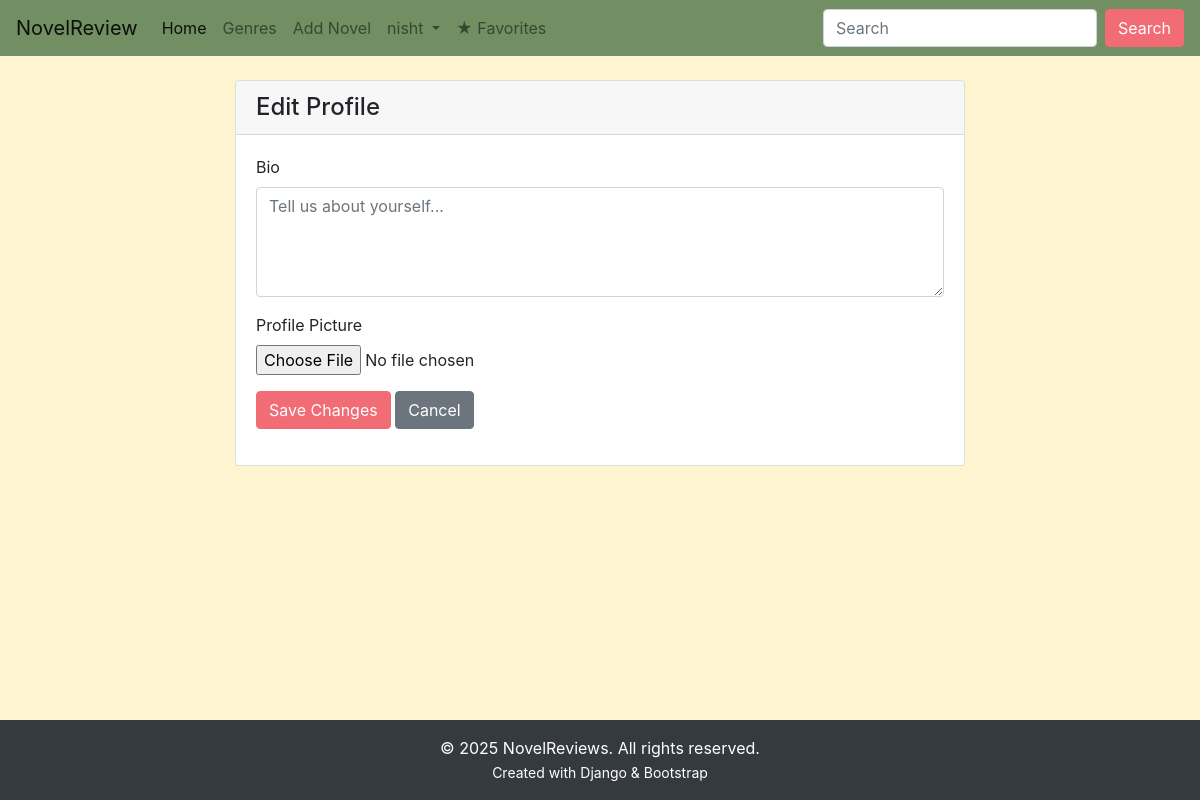
The page /profile/edit/ (signed in) on the database as committed earlier.
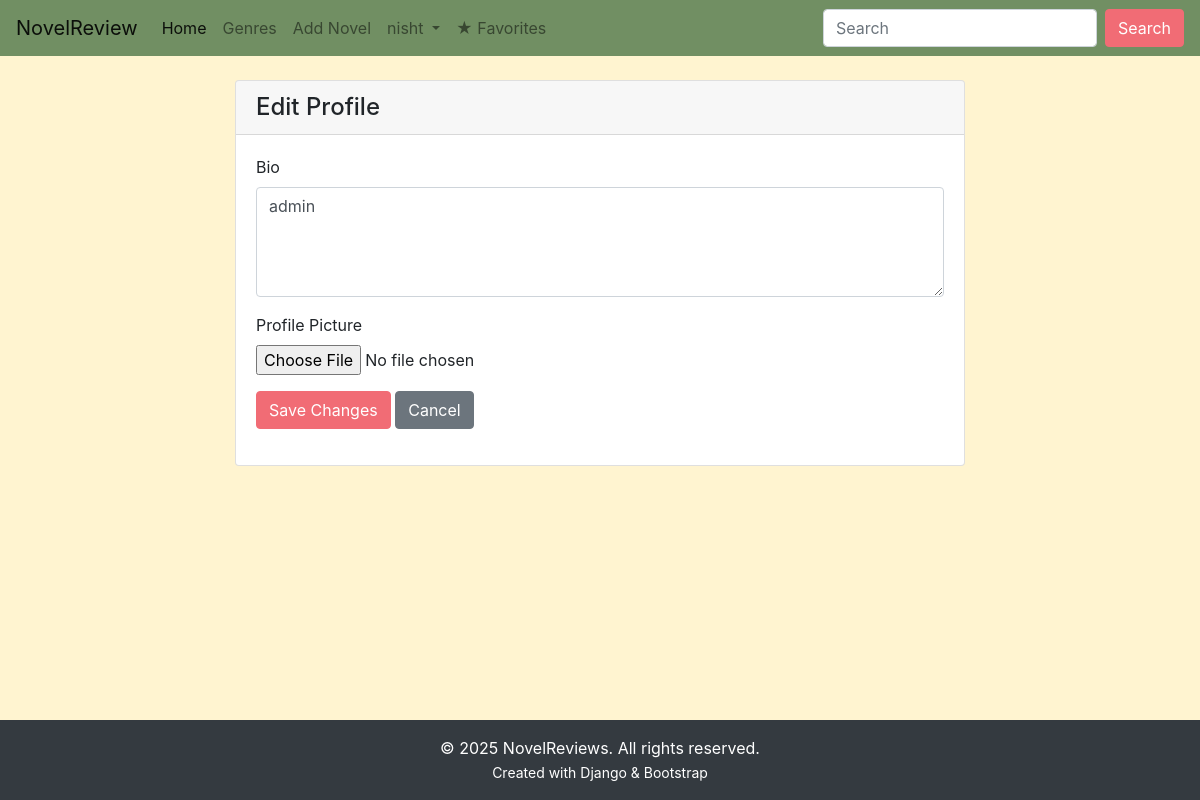
The same page on the database as committed later.
### main/models.py (models this page shows, shortened)
class Profile(models.Model):
    user = models.OneToOneField(User, on_delete=models.CASCADE)
    bio = models.TextField(max_length=500, blank=True, null=True)
    profile_picture = models.ImageField(upload_to='profile_pics/', blank=True, null=True)

### main/views.py (the view)
# urls.py: path('profile/edit/', views.edit_profile, name='edit_profile'),
@login_required
def edit_profile(request):
    profile, created = Profile.objects.get_or_create(user=request.user)
    if request.method == 'POST':
        form = ProfileForm(request.POST, request.FILES, instance=request.user.profile)
        if form.is_valid():
            form.save()
            messages.success(request, 'Your profile has been updated!')
            return redirect('main:profile')
    else:
        form = ProfileForm(instance=request.user.profile)
    return render(request, 'main/edit_profile.html', {'form': form})

### main/forms.py
class ProfileForm(forms.ModelForm):
    class Meta:
        model = Profile
        fields = ['bio', 'profile_picture']
        widgets = {
            'bio': forms.Textarea(attrs={'rows': 4, 'placeholder': 'Tell us about yourself...'}),
        }

### main/templates/main/edit_profile.html (shortened to what this page needs)
{% extends 'main/base.html' %}
{% load static %}
{% block content %}
<div class="container mt-4">
    <div class="row justify-content-center">
        <div class="col-md-8">
            <div class="card">
                <div class="card-header">
                    <h4 class="mb-0">Edit Profile</h4>
                </div>
                <div class="card-body">
                    <form method="post" enctype="multipart/form-data">
                        <div class="form-group">
                            <label for="id_bio">Bio</label>
                            <textarea name="bio" id="id_bio" class="form-control" rows="4"
                                      placeholder="Tell us about yourself...">{{ form.bio.value|default:'' }}</textarea>
                        </div>
                        <div class="form-group">
                            <label for="id_profile_picture">Profile Picture</label>
                            <input type="file" name="profile_picture" id="id_profile_picture" class="form-control-file">
                        </div>
                        <div class="form-group">
                            <button type="submit" class="btn btn-outline-pink my-2 my-sm-0">Save Changes</button>
                            <a href="{% url 'main:profile' %}" class="btn btn-secondary">Cancel</a>
                        </div>
                    </form>
                </div>
            </div>
        </div>
    </div>
</div>
{% endblock %}

Rows that differ between the two databases and show on the page:
now on this page (row edited): Profile: bio "admin"
